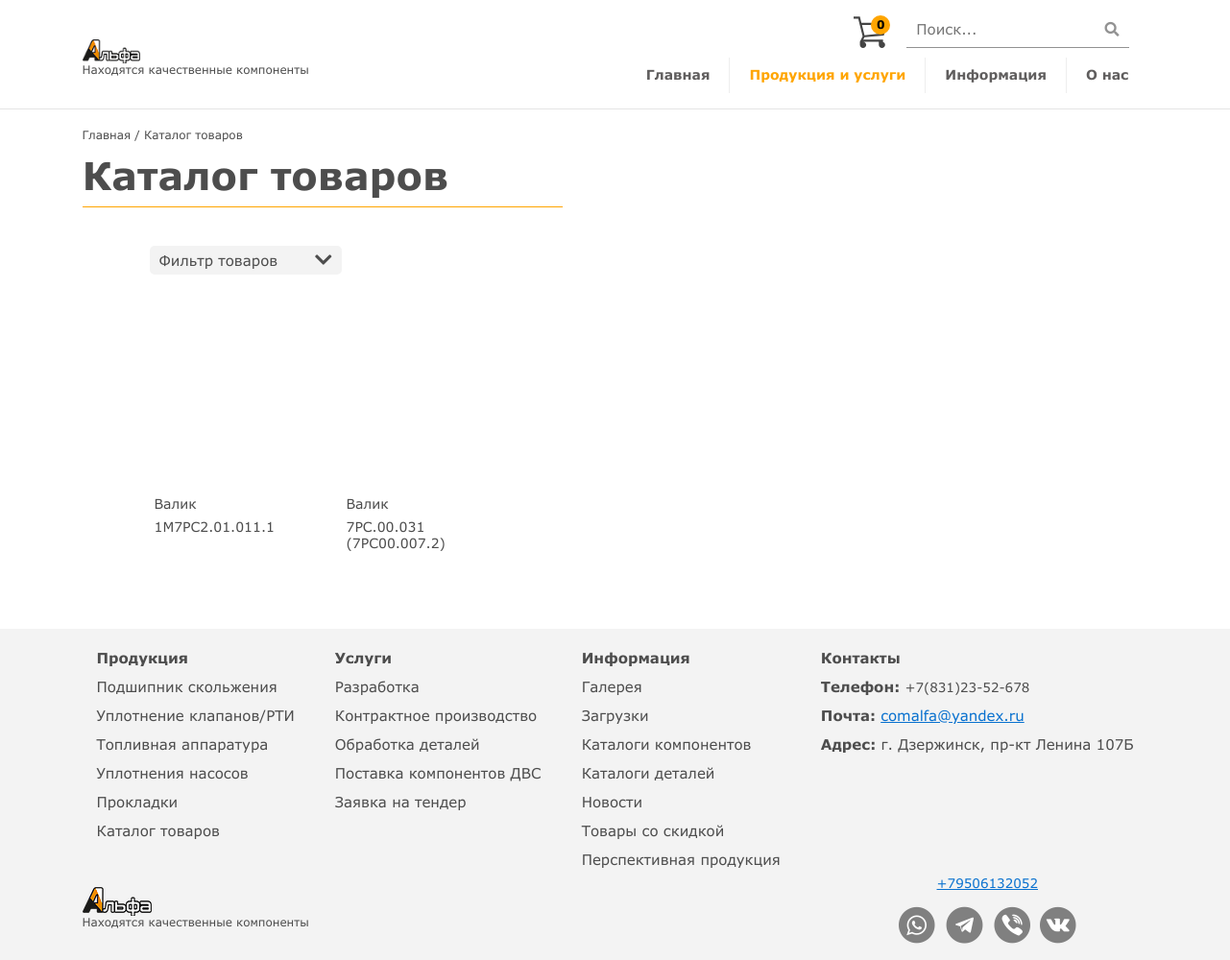
The app's page /goodscat/ with its own data.
### main/models.py (models this page shows, shortened)
class MainGoods(models.Model):
    def get_image_path(self, filename):
        ext = filename.split('.')[-1]
        path = ''.join(["MainGoods_images/",translit.slugify(filename.strip()),'.',ext])
        return path
    GOOD_TYPES = (
        ('Подшипники', 'Подшипники'),
        ('Уплотнение клапанов', 'Уплотнение клапанов'),
        ('Компоненты впрыска', 'Компоненты впрыска'),
        ('Торцевые уплотнения', 'Торцевые уплотнения'),
        ('Прокладки', 'Прокладки'),
        ('Другое', 'Другое'),
    )
    STATUS_TYPES = (
        ('Готов', 'Готов'),
        ('В перспективе', 'В перспективе'),
        ('Удалено', 'Удалено'),
    )
    name = models.CharField(max_length = 200, verbose_name='Название', blank=True)
    mark = models.CharField(max_length = 200, verbose_name='Маркировка', blank=True)
    status = models.CharField(max_length = 200, verbose_name='Статус товара', choices=STATUS_TYPES, blank=True)
    type = models.CharField(max_length = 200, verbose_name='Тип товара', choices=GOOD_TYPES, blank=True)
    using = models.CharField(max_length = 1500, verbose_name='Применение', blank=True)
    catalogs = models.CharField(max_length = 1500, verbose_name='Каталог деталей', blank=True)
    material = models.CharField(max_length = 200, verbose_name='Материал', blank=True)
    weight = models.CharField(max_length = 200, verbose_name='Вес', blank=True)
    analog = models.CharField(max_length = 400, verbose_name='Аналоги', blank=True)
    length = models.CharField(max_length = 400, verbose_name='Размер(мм)', blank=True)
    quantity_pack = models.CharField(max_length = 200, verbose_name='Кол-во в упаковке', blank=True)
    manufactur = models.CharField(max_length = 200, verbose_name='Изготовитель', blank=True)
    package = models.CharField(max_length = 2000, verbose_name='Состав комплекта', blank=True)
    note = models.CharField(max_length = 2000, verbose_name='Примечание', blank=True)
    quantity = models.CharField(max_length = 10, verbose_name='Количество на складе', blank=True)
    price = models.CharField(max_length = 200, verbose_name='Цена без НДС', blank=True)
    discount = models.CharField(max_length = 20, verbose_name='Скидка (%)', blank=True)
    cost = models.CharField(max_length = 200, verbose_name='Цена со скидкой', blank=True)
    img = models.ImageField(upload_to=get_image_path, default='good_def_image.jpeg', verbose_name='Изображение', blank=True)
    class Meta:
        verbose_name = u'Товары'
        verbose_name_plural = u'Товары'

### main/views.py (the view)
# urls.py: path('goodscat/', views.goodscatall, name='goodscat'),
def goodscatall(request):
    context = {}
    items = MainGoods.objects.filter(status='Готов')
    paginator = Paginator(items, 15) # Show 25 contacts per page
    num_pages = [x for x in range(1, paginator.num_pages + 1)]
    page = request.GET.get('page')
    try:
        context['goods'] = paginator.page(page)
    except PageNotAnInteger:
        context['goods'] = paginator.page(1)
    except EmptyPage:
        context['goods'] = paginator.page(paginator.num_pages)
    context['num_pages'] = num_pages
    return render(request, 'goodscat.html', context)

### main/templates/goodscat.html (shortened to what this page needs)
{% extends "base.html" %}
{% load static %}
{% block links %}
<link rel="stylesheet" href="{% static 'css/moderation.css' %}">
<link rel="stylesheet" href="{% static 'css/datepicker.min.css' %}">
{% endblock links %}
{% block content %}
<div class="container">
    <div class="breadcrumbs">
        <a href="/">Главная</a> / Каталог товаров
    </div>
</div>
<div class="container">
    <h1>Каталог товаров</h1><span class="line"></span>
    <div class="column-wrap goodscat_pad">
        <div class="filter-list" onclick="open_info(this)">
            <div class="filter-list__text">
                <span>Фильтр товаров</span> <i class="fas fa-chevron-down" id="spoiler_ico"></i>
            </div>
        </div>
        <div class="pages-goods">
            <div class="catalog-goods row-wrap">
                {% for good in goods %}
                <a href="/goodscat/{{good.id}}" class="good-item column-wrap">
                    <div class="good-item-img">
                    </div>
                    <div class="good-item-name">
                        {{ good.name }}
                    </div>
                    <div class="good-item-mark">
                        {{ good.mark }}
                    </div>
                </a>
                {% empty %}
                <h3>Товаров не найдено</h3>
                {% endfor %}
            </div>
            <div class="pagination">
            </div>
        </div>
    </div>
</div>
{% endblock content %}

### static/css/style.css (style rules this page uses)
body { font-family: Verdana; font-size: 15px; color: #4D4D4D; line-height: 1.2; }
h1 { padding-top: 10px; font-size: 40px; font-weight: bold; }
.pagination { padding: 10px; display: flex; align-items: center; justify-content: center; text-align: center; }
.goodscat_pad { padding: 40px 0 40px 0; align-items: center; }
#spoiler_ico { font-size: 20px; }
.line { display: block; border-bottom: 1px solid orange; width: 500px; height: 2px; }
.row-wrap { display: flex; flex-direction: row; }
.column-wrap { display: flex; flex-direction: column; }
.pages-goods { padding-left: 50px; width: 100%; }
.catalog-goods { padding-top: 20px; flex-wrap: wrap; }
.good-item { font-size: 14px; color: #4D4D4D; text-decoration: none; cursor: pointer; width: 150px; margin: 0 25px 20px 25px; text-align: left; }
.catalog-goods a { text-align: left; }
.good-item-img { position: relative; width: 150px; height: 204px; }
.good-item-name { padding-top: 7px; }
.good-item-mark { padding-top: 7px; text-align: left; }
.breadcrumbs { display: inline; font-size: 12px; }
.breadcrumbs a { text-decoration: none; color: #4D4D4D; }
.filter-list__text { padding: 0 10px 0 10px; width: 100%; height: 100%; display: flex; justify-content: space-between; align-items: center; }
.filter-list { position: relative; align-self: flex-start; margin-left: 70px; background-color: #f3f3f3; width: 200px; height: 30px; border-radius: 5px; cursor: pointer; }

### static/css/all.css (style rules this page uses)
.fa, .fas, .far, .fal, .fad, .fab { -moz-osx-font-smoothing: grayscale; -webkit-font-smoothing: antialiased; display: inline-block; font-style: normal; font-variant: normal; text-rendering: auto; line-height: 1; }
.fa-chevron-down:before { content: "\f078"; }
.fa, .fas { font-family: 'Font Awesome 5 Free'; font-weight: 900; }

### records on screen
MainGoods: name "Валик", mark "1М7РС2.01.011.1"
MainGoods: name "Валик", mark "7РС.00.031 (7РС00.007.2)"
